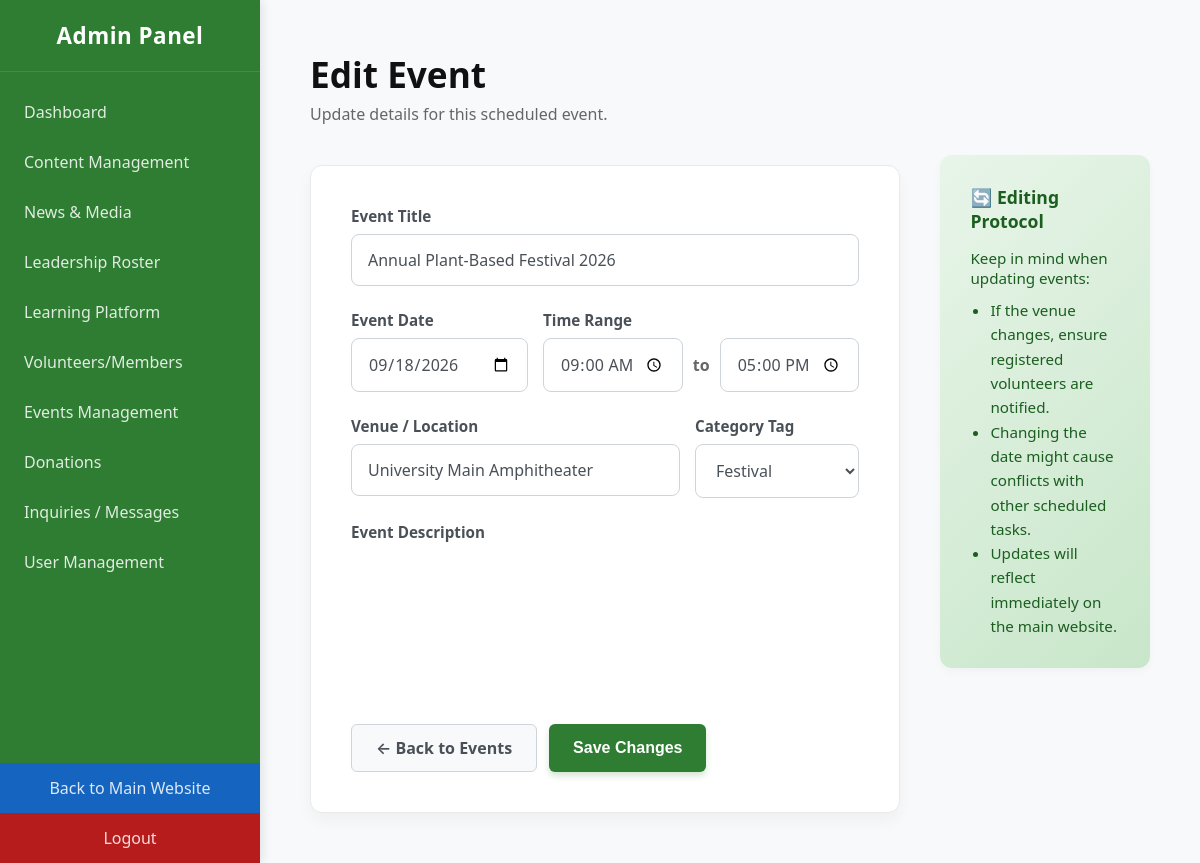
The app's page /admin/admin-edit-event.php?id=2 (signed in) with its own data.
### tables this page shows
CREATE TABLE `events` (
  `id` int(11) NOT NULL,
  `title` varchar(255) NOT NULL,
  `date` date NOT NULL,
  `venue` varchar(255) NOT NULL,
  `description` text DEFAULT NULL,
  `created_at` timestamp NOT NULL DEFAULT current_timestamp(),
  `time_range` varchar(100) NOT NULL,
  `category` varchar(50) NOT NULL
);

### admin/admin-edit-event.php (the view, shortened to what this page needs)
<?php
require_once '../config.php';
$id = intval($_GET['id']);
$query = "SELECT * FROM events WHERE id = ?";
$stmt = mysqli_prepare($conn, $query);
mysqli_stmt_bind_param($stmt, "i", $id);
mysqli_stmt_execute($stmt);
$result = mysqli_stmt_get_result($stmt);
$event = mysqli_fetch_assoc($result);
$start_val = '';
$end_val = '';
if (!empty($event['time_range']) && strpos($event['time_range'], ' - ') !== false) {
    $times = explode(' - ', $event['time_range']);
    $start_val = date('H:i', strtotime($times[0]));
    $end_val = date('H:i', strtotime($times[1]));
}
?>
<!DOCTYPE html>
<html lang="en">
<head>
    <link href="https://cdn.jsdelivr.net/npm/quill@2.0.2/dist/quill.snow.css" rel="stylesheet">
</head>
<body>
    <?php include '../includes/admin-navbar.php'; ?>
    <div class="main-content">
        <h1 style="font-size: 2.2rem; color: #111; margin-bottom: 5px;">Edit Event</h1>
        <p style="color: #666; margin-bottom: 30px;">Update details for this scheduled event.</p>
        <div class="page-layout">
            <div class="form-group">
                <form action="admin-edit-event.php?id=<?= $id ?>" method="POST">
                    <label>Event Title</label>
                    <input type="text" name="title" value="<?= htmlspecialchars($event['title']) ?>" required>
                    <div style="display: grid; grid-template-columns: 1fr 1fr; gap: 15px;">
                        <div>
                            <label>Event Date</label>
                            <input type="date" name="date" value="<?= htmlspecialchars($event['date']) ?>" required>
                        </div>
                        <div>
                            <label>Time Range</label>
                            <div style="display: flex; gap: 10px; align-items: center; margin-bottom: 24px;">
                                <input type="time" name="start_time" value="<?= $start_val ?>" required style="margin-bottom: 0;">
                                <span style="color: #666; font-weight: 600;">to</span>
                                <input type="time" name="end_time" value="<?= $end_val ?>" required style="margin-bottom: 0;">
                            </div>
                        </div>
                    </div>
                    <div style="display: grid; grid-template-columns: 2fr 1fr; gap: 15px;">
                        <div>
                            <label>Venue / Location</label>
                            <input type="text" name="venue" value="<?= htmlspecialchars($event['venue']) ?>" required>
                        </div>
                        <div>
                            <label>Category Tag</label>
                            <select name="category" required>
                                <option value="Festival" <?= ($event['category'] == 'Festival') ? 'selected' : '' ?>>Festival</option>
                            </select>
                        </div>
                    </div>
                    <label>Event Description</label>
                    <div id="editor-description"></div>
                    <div class="btn-container">
                        <a href="admin-events.php" class="btn btn-back">← Back to Events</a>
                        <button type="submit" class="btn btn-save">Save Changes</button>
                    </div>
                </form>
            </div>
            <div class="info-card">
                <h3>🔄 Editing Protocol</h3>
                <p style="margin-bottom: 10px; font-size: 0.95rem;">Keep in mind when updating events:</p>
                <ul>
                    <li>If the venue changes, ensure registered volunteers are notified.</li>
                    <li>Changing the date might cause conflicts with other scheduled tasks.</li>
                    <li>Updates will reflect immediately on the main website.</li>
                </ul>
            </div>
        </div>
    </div>
</body>
</html>

### admin/admin-edit-event.php (style rules this page uses)
* { box-sizing: border-box; margin: 0; padding: 0; }
body { display: flex; min-height: 100vh; font-family: 'Segoe UI', system-ui, -apple-system, sans-serif; background-color: #f8f9fa; color: #333; }
.main-content { flex: 1; padding: 50px; }
.form-group { background: white; padding: 40px; border-radius: 12px; box-shadow: 0 8px 16px rgba(0,0,0,0.04); border: 1px solid #eaeaea; margin-top: 10px; }
.page-layout { display: grid; grid-template-columns: 2fr 1fr; gap: 40px; align-items: start; max-width: 1200px; }
.info-card { background: linear-gradient(135deg, #e8f5e9, #c8e6c9); padding: 30px; border-radius: 12px; color: #1b5e20; box-shadow: 0 4px 10px rgba(0,0,0,0.03); }
.info-card h3 { margin-bottom: 15px; font-size: 1.1rem; }
.info-card ul { margin-left: 20px; font-size: 0.95rem; line-height: 1.6; }
label { display: block; font-weight: 600; margin-bottom: 8px; color: #495057; font-size: 0.95rem; }
input, select, textarea { width: 100%; padding: 14px 16px; border: 1px solid #ced4da; border-radius: 8px; font-size: 1rem; margin-bottom: 24px; transition: border-color 0.15s ease-in-out, box-shadow 0.15s ease-in-out; color: #495057; background-color: #fff; font-family: inherit; }
.btn-container { display: flex; gap: 12px; margin-top: 10px; }
.btn { padding: 12px 24px; border: none; border-radius: 6px; font-weight: 600; cursor: pointer; text-decoration: none; font-size: 1rem; transition: all 0.2s ease-in-out; display: inline-flex; align-items: center; justify-content: center; }
.btn-save { background-color: #2e7d32; color: white; box-shadow: 0 4px 6px rgba(46, 125, 50, 0.2); }
.btn-back { background-color: #f8f9fa; color: #495057; border: 1px solid #ced4da; }
#editor-description { background: white; height: 150px; margin-bottom: 24px; }

### records on screen
events: title "Annual Plant-Based Festival 2026", date "09/18/2026", start_time "09:00", end_time "17:00", venue "University Main Amphitheater", category "Festival"
